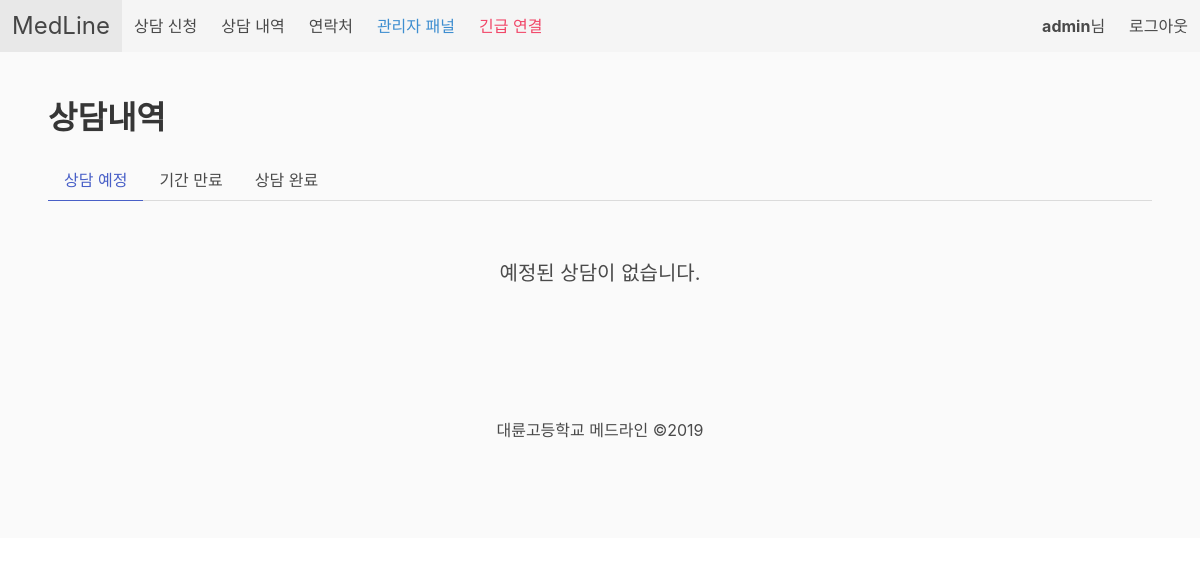
Before: /consult/history/pending (signed in) with the older database file.
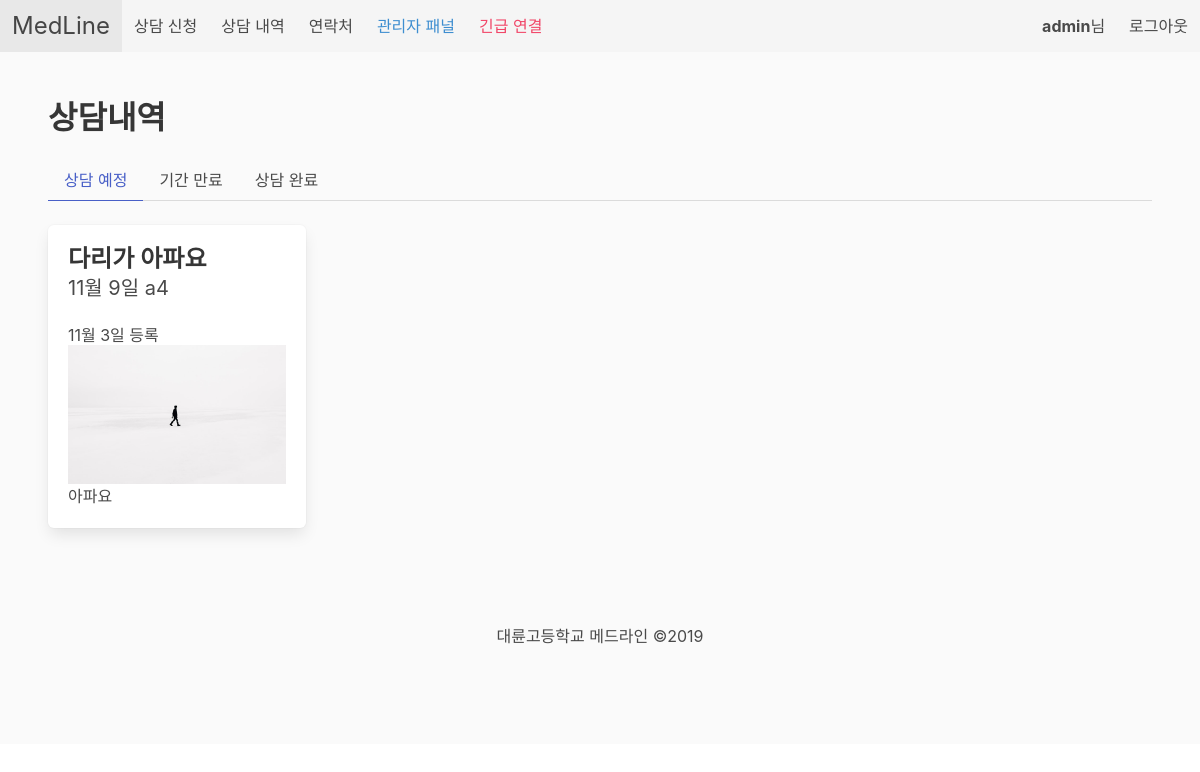
After: the same page with the newer database file.
### medline/models.py (models this page shows, shortened)
class consult(models.Model):
    symptoms_choices = [
        ('a1', '복통'),
        ('a2', '외상'),
        ('a3', '두통'),
        ('a4', '어지로움'),
    ]
    status_choices = [
        ('wait', '상담 예정'),
        ('done', '상담 완료'),
        ('expire', '기간 만료')
    ]
    reservetime_choices = [
        ('bf', '아침시간'),
        ('a1', '1교시 후'),    # after 1, 2, ...
        ('a2', '2교시 후'),
        ('a3', '3교시 후'),
        ('a4', '4교시 후'),
        ('a5', '5교시 후'),
        ('lu', '점심시간'),
        ('a6', '6교시 후'),
        ('a7', '7교시 후'),
    ]
    user = models.ForeignKey(users.CustomUser, on_delete=models.CASCADE)
    title = models.CharField(max_length=50, default='', blank=False)
    message = models.TextField(blank=False)
    added_datetime = models.DateTimeField(auto_now_add=True, blank=False)
    reserve_date = models.DateField(blank=False, default=timezone.now)
    reserve_time = models.CharField(blank=False, choices=reservetime_choices, default='a1', max_length=2)
    image = models.ImageField(upload_to="consult_image", blank=True, default="consult_image/notfound.png")
    symptoms = MultiSelectField(choices=symptoms_choices, blank=True, max_length=300)
    is_finished = models.BooleanField(default=False)
    @property
    def shortened_message(self):
        limit = 30
        if len(self.message) <= limit:
            return self.message
        return self.message[0:limit] + '...'

### medline/views.py (the view)
# urls.py: path('consult/history/pending', medline.pending_consult, name='pending_consult'),
def pending_consult(request):
    name = '상담내역'
    userid = request.user.id
    consulthistory = consult.objects.filter(user=userid, reserve_date__gte=timezone.now(),
                                            is_finished=False)
    if not request.user.is_authenticated:
        messages.error(request, "로그인이 필요합니다.")
        return redirect('login')
    return render(request, 'medline/pending_consult.html', {'userid': userid, 'title': name, 'history': consulthistory})

### templates/medline/pending_consult.html (shortened to what this page needs)
{% extends 'medline/base.html' %}
{% block body %}
<section class="section has-background-white-bis">
    <h1 class="title ">{{ title }}</h1>
    <div class="tabs">
      <ul>
        <li class="is-active"><a href="{% url 'pending_consult' %}">상담 예정</a></li>
        <li><a href="{% url 'expired_consult' %}">기간 만료</a></li>
        <li><a href="{% url 'finished_consult' %}">상담 완료</a></li>
      </ul>
    </div>
    {% include 'medline/consult_column.html' with empty_message='예정된 상담이 없습니다.' %}
</section>
{% endblock %}

### templates/medline/consult_column.html
    <div class="columns is-multiline">
    {% if history.count != 0 %}
    {% load static %}
        {% for x in history %}
            <div class="column is-one-quarter">
                <a href="/consult/details/{{ x.pk }}">
                    <div class="box">
                        <div class="container">
                            <h2 class="title is-size-4">{{ x.title }}</h2>
                            <h2 class="subtitle has-text-grey-dark is-size-5">{{ x.reserve_date |date:"n월 j일" }} {{ x.reserve_time }}</h2>
                            <h2 class="subtitle has-text-grey-dark is-size-6">{{ x.added_datetime|date:"n월 j일 등록" }}</h2>
                        </div>
                        <figure class="image">
                            <img src="{{ x.image.url }}">
                        </figure>
                        <p>{{ x.shortened_message }}</p>
                    </div>
                </a>
            </div>
        {% endfor %}
    {% else %}
        <div class="hero-body has-text-centered">
            <h2 class="subtitle">{{ empty_message }}</h2>
        </div>
    {% endif %}
    </div>

Changed rows visible on the page:
added consult: title "다리가 아파요", reserve_date "11월 9일", reserve_time "a4", added_datetime "11월 3일 등록", image (picture), shortened_message "아파요"
Other visible differences:
{{ empty_message }}: "예정된 상담이 없습니다." → (not shown)
